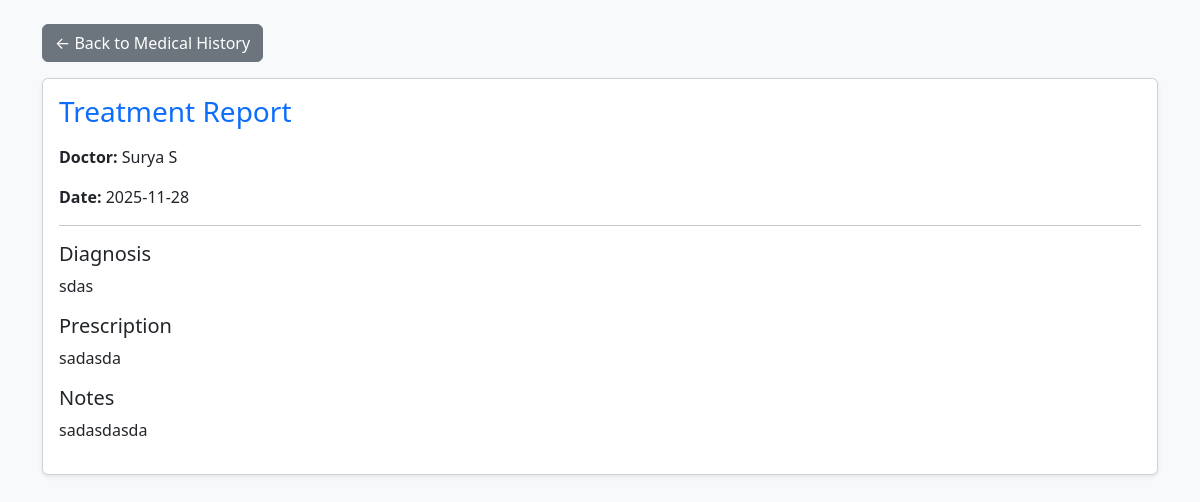
The page /patient/treatment/3 (signed in) on the database its author committed.
### app/models.py (models this page shows, shortened)
class User(UserMixin, db.Model):
    __tablename__ = 'users'
    id = db.Column(db.Integer, primary_key=True)
    role = db.Column(db.String(20), nullable=False)
    email = db.Column(db.String(120), unique=True, nullable=False)
    password_hash = db.Column(db.String(128), nullable=False)
    name = db.Column(db.String(120), nullable=False)
    phone = db.Column(db.String(20))
    department_id = db.Column(db.Integer, db.ForeignKey('departments.id'))  # NEW LINE
    created_at = db.Column(db.DateTime, default=datetime.utcnow)
    is_active = db.Column(db.Boolean, default=True)

class Appointment(db.Model):
    __tablename__ = 'appointments'
    id = db.Column(db.Integer, primary_key=True)
    patient_id = db.Column(db.Integer, db.ForeignKey('users.id'), nullable=False)
    doctor_id = db.Column(db.Integer, db.ForeignKey('users.id'), nullable=False)
    date = db.Column(db.Date, nullable=False)
    time = db.Column(db.Time, nullable=False)
    status = db.Column(db.String(20), default='Booked')
    created_at = db.Column(db.DateTime, default=datetime.utcnow)
    patient = db.relationship('User', foreign_keys=[patient_id], backref='patient_appointments')
    doctor = db.relationship('User', foreign_keys=[doctor_id], backref='doctor_appointments')
    treatment = db.relationship('Treatment', backref='appointment', uselist=False, cascade="all, delete")

class Treatment(db.Model):
    __tablename__ = 'treatments'
    id = db.Column(db.Integer, primary_key=True)
    appointment_id = db.Column(db.Integer, db.ForeignKey('appointments.id'), nullable=False)
    diagnosis = db.Column(db.Text)
    prescription = db.Column(db.Text)
    notes = db.Column(db.Text)
    created_at = db.Column(db.DateTime, default=datetime.utcnow)

### app/routes.py (the view)
    @app.route('/patient/treatment/<int:treatment_id>')
    @login_required
    def patient_view_report(treatment_id):
        from .models import Treatment
        treatment = Treatment.query.get_or_404(treatment_id)
        if treatment.appointment.patient_id != current_user.id:
            flash("Unauthorized access!", "danger")
            return redirect(url_for('patient_medical_history'))
        return render_template("patient_treatment_report.html", treatment=treatment)

### app/__init__.py (called while the page is built)
def create_app():
    app = Flask(__name__, template_folder="templates")
    app.config['SQLALCHEMY_DATABASE_URI'] = 'sqlite:///hms.db'
    app.config['SQLALCHEMY_TRACK_MODIFICATIONS'] = False
    app.config['SECRET_KEY'] = 'dev-secret-change-this'
    db.init_app(app)
    login_manager.init_app(app)
    @login_manager.user_loader
    def load_user(user_id):
        return User.query.get(int(user_id))
    @app.route('/')
    def index():
        return render_template('index.html')
    from .routes import init_routes
    init_routes(app)
    return app

### app/templates/patient_treatment_report.html (shortened to what this page needs)
<!DOCTYPE html>
<html lang="en">
<head>
  <link href="https://cdn.jsdelivr.net/npm/bootstrap@5.3.2/dist/css/bootstrap.min.css" rel="stylesheet">
</head>
<body class="bg-light">
<div class="container mt-4">
  <a href="{{ url_for('patient_treatments') }}" class="btn btn-secondary mb-3">
    ← Back to Medical History
  </a>
  <div class="card shadow-sm">
    <div class="card-body">
      <h3 class="text-primary mb-3">Treatment Report</h3>
      <p><strong>Doctor:</strong> {{ treatment.appointment.doctor.name }}</p>
      <p><strong>Date:</strong> {{ treatment.appointment.date }}</p>
      <hr>
      <h5>Diagnosis</h5>
      <p>{{ treatment.diagnosis }}</p>
      <h5>Prescription</h5>
      <p>{{ treatment.prescription }}</p>
      <h5>Notes</h5>
      <p>{{ treatment.notes or '-' }}</p>
    </div>
  </div>
</div>
</body>
</html>

### rows shown on the page
User: appointment.doctor.name "Surya S"
Appointment: appointment "2025-11-28"
Treatment: diagnosis "sdas", prescription "sadasda", notes "sadasdasda"
